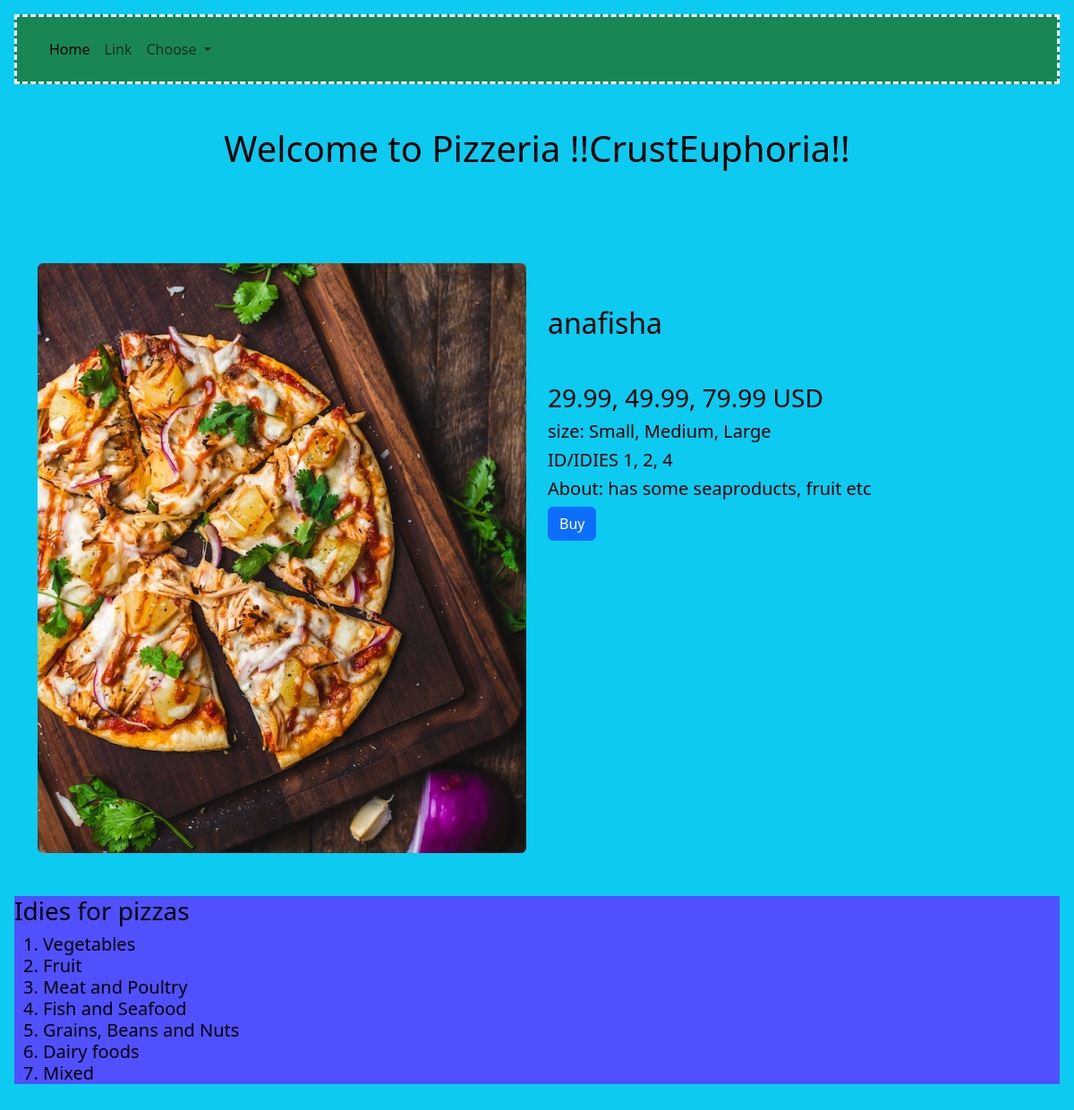
The app's page /pizza/1 with its own data.
### tables this page shows
CREATE TABLE "pizza" (
	"id"	INTEGER,
	"category_id"	INTEGER NOT NULL,
	"title"	TEXT NOT NULL,
	"description"	TEXT,
	"image"	TEXT,
	"price"	REAL NOT NULL DEFAULT '29.99, 49.99, 79.99',
	"size"	TEXT DEFAULT 'Small, Medium, Large',
	"id_category"	NUMERIC NOT NULL DEFAULT 'None',
	FOREIGN KEY("category_id") REFERENCES "categories"("id"),
	PRIMARY KEY("id")
);

### app.py (the view)
@app.route("/pizza/<pizza_id>")
def pizza(pizza_id):
    pizza_obj = db_pizzas.get_pizza(pizza_id)
    return render_template('own_pizza.html', title="Online Pizzeria", pizza = pizza_obj)

### sql_queries.py (called while the page is built)
    def open_pizzas(self): #функція що відкриває базу даних
        self.conn =sqlite3.connect(self.db_name) # з'єднання з базою даних (БД)
        self.cursor = self.conn.cursor() #курсор (посилання) на БД

    def close_pizzas(self): #функція що закриває базу даних
        self.cursor.close()
        self.conn.close()

    def get_pizza(self, id):
        self.open_pizzas()
        self.cursor.execute("SELECT * FROM pizza WHERE id==(?)", [id])
        data_one_pizza = self.cursor.fetchone()
        self.close_pizzas()
        return data_one_pizza

### templates/own_pizza.html
{% extends 'base.html' %}
{% block content %}
<div class="container py-5 one_pizza">
    <div class="row">
    <div class="col-12 col-lg-6">
        <img src="{{ url_for('static', filename='img/' + pizza[4]) }}" alt="" class="rounded img-fluid">
    </div>
    <div class="col-12 col-lg-6">
        <h2 class="mr-5 ml-5 mb-5 mt-5">{{pizza[2]}}</h2>
        <h3>{{pizza[5]}} USD</h3>
        <h5>size: {{pizza[6]}}</h5>
        <h5>ID/IDIES {{pizza[7]}}</h5>
        <h5>About: {{pizza[3]}}</h5>
        <a class="btn btn-primary" href="{{ url_for('order_pizza', pizza_id = pizza[0]) }}" role="button">Buy</a>
    </div>
    </div>
</div>
{% endblock content %}

### records on screen
pizza: image (picture), title "anafisha", price "29.99, 49.99, 79.99", size "Small, Medium, Large", id_category "1, 2, 4", description "has some seaproducts, fruit etc"
